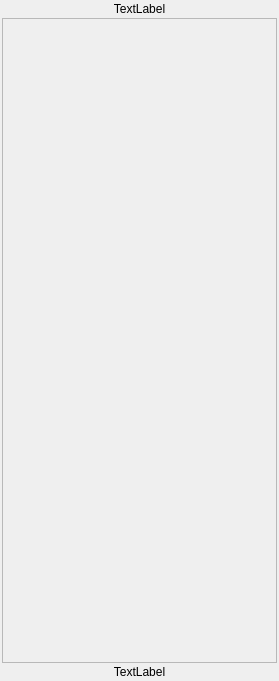
<?xml version="1.0" encoding="UTF-8"?>
<ui version="4.0">
 <class>CDockPanel</class>
 <widget class="QWidget" name="CDockPanel">
  <property name="geometry">
   <rect>
    <x>0</x>
    <y>0</y>
    <width>279</width>
    <height>681</height>
   </rect>
  </property>
  <property name="windowTitle">
   <string>Form</string>
  </property>
  <layout class="QVBoxLayout" name="verticalLayout">
   <property name="spacing">
    <number>2</number>
   </property>
   <property name="leftMargin">
    <number>2</number>
   </property>
   <property name="topMargin">
    <number>2</number>
   </property>
   <property name="rightMargin">
    <number>2</number>
   </property>
   <property name="bottomMargin">
    <number>2</number>
   </property>
   <item>
    <widget class="QLabel" name="labelHeader">
     <property name="sizePolicy">
      <sizepolicy hsizetype="Expanding" vsizetype="Fixed">
       <horstretch>0</horstretch>
       <verstretch>0</verstretch>
      </sizepolicy>
     </property>
     <property name="text">
      <string>TextLabel</string>
     </property>
     <property name="alignment">
      <set>Qt::AlignCenter</set>
     </property>
    </widget>
   </item>
   <item>
    <widget class="QFrame" name="frameBody">
     <property name="sizePolicy">
      <sizepolicy hsizetype="Expanding" vsizetype="Expanding">
       <horstretch>0</horstretch>
       <verstretch>0</verstretch>
      </sizepolicy>
     </property>
     <property name="frameShape">
      <enum>QFrame::StyledPanel</enum>
     </property>
     <property name="frameShadow">
      <enum>QFrame::Raised</enum>
     </property>
    </widget>
   </item>
   <item>
    <widget class="QLabel" name="labelFooter">
     <property name="sizePolicy">
      <sizepolicy hsizetype="Expanding" vsizetype="Fixed">
       <horstretch>0</horstretch>
       <verstretch>0</verstretch>
      </sizepolicy>
     </property>
     <property name="text">
      <string>TextLabel</string>
     </property>
     <property name="alignment">
      <set>Qt::AlignCenter</set>
     </property>
    </widget>
   </item>
  </layout>
 </widget>
 <resources/>
 <connections/>
</ui>
